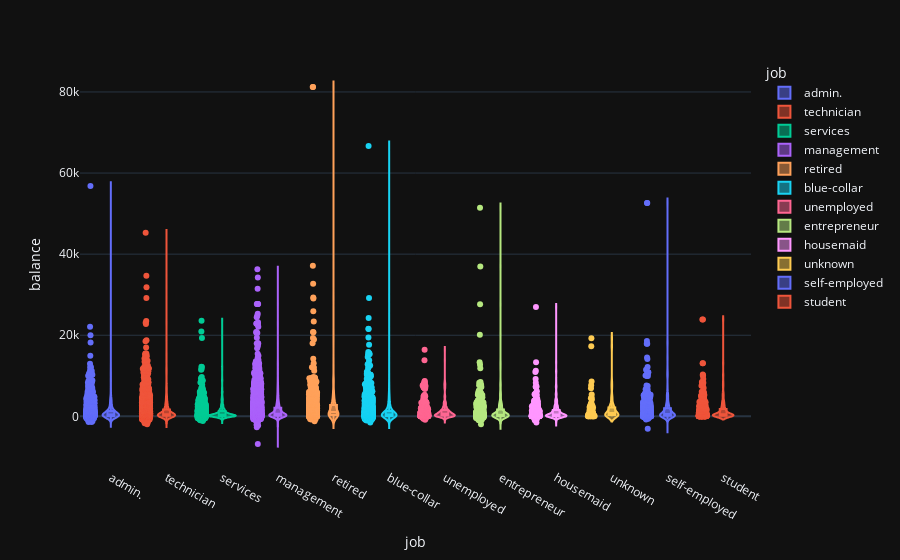

Here is the notebook cell this chart was saved with:
### Code cell
fig = px.violin(df,
    x='job',
    y='balance',
    color='job',
    box=True,
    points='all',
    template='plotly_dark'
)
fig.show()

### Figure 1 — Plotly figure (JSON) as saved in the notebook; plotly's stock layout.template omitted (floating-point values rounded to 4 significant figures; data arrays with more than 128 entries replaced by an {"elided": "..."} marker saying what was removed)
{"data": [{"alignmentgroup": "True", "box": {"visible": true}, "hovertemplate": "job=%{x}<br>balance=%{y}<extra></extra>", "legendgroup": "admin.", "marker": {"color": "#636efa"}, "name": "admin.", "offsetgroup": "admin.", "orientation": "v", "points": "all", "scalegroup": "True", "showlegend": true, "type": "violin", "x": {"elided": "1334 str values"}, "x0": " ", "xaxis": "x", "y": {"elided": "1334 int values"}, "y0": " ", "yaxis": "y"}, {"alignmentgroup": "True", "box": {"visible": true}, "hovertemplate": "job=%{x}<br>balance=%{y}<extra></extra>", "legendgroup": "technician", "marker": {"color": "#EF553B"}, "name": "technician", "offsetgroup": "technician", "orientation": "v", "points": "all", "scalegroup": "True", "showlegend": true, "type": "violin", "x": {"elided": "1823 str values"}, "x0": " ", "xaxis": "x", "y": {"elided": "1823 int values"}, "y0": " ", "yaxis": "y"}, {"alignmentgroup": "True", "box": {"visible": true}, "hovertemplate": "job=%{x}<br>balance=%{y}<extra></extra>", "legendgroup": "services", "marker": {"color": "#00cc96"}, "name": "services", "offsetgroup": "services", "orientation": "v", "points": "all", "scalegroup": "True", "showlegend": true, "type": "violin", "x": {"elided": "923 str values"}, "x0": " ", "xaxis": "x", "y": {"elided": "923 int values"}, "y0": " ", "yaxis": "y"}, {"alignmentgroup": "True", "box": {"visible": true}, "hovertemplate": "job=%{x}<br>balance=%{y}<extra></extra>", "legendgroup": "management", "marker": {"color": "#ab63fa"}, "name": "management", "offsetgroup": "management", "orientation": "v", "points": "all", "scalegroup": "True", "showlegend": true, "type": "violin", "x": {"elided": "2566 str values"}, "x0": " ", "xaxis": "x", "y": {"elided": "2566 int values"}, "y0": " ", "yaxis": "y"}, {"alignmentgroup": "True", "box": {"visible": true}, "hovertemplate": "job=%{x}<br>balance=%{y}<extra></extra>", "legendgroup": "retired", "marker": {"color": "#FFA15A"}, "name": "retired", "offsetgroup": "retired", "orientation": "v", "points": "all", "scalegroup": "True", "showlegend": true, "type": "violin", "x": {"elided": "778 str values"}, "x0": " ", "xaxis": "x", "y": {"elided": "778 int values"}, "y0": " ", "yaxis": "y"}, {"alignmentgroup": "True", "box": {"visible": true}, "hovertemplate": "job=%{x}<br>balance=%{y}<extra></extra>", "legendgroup": "blue-collar", "marker": {"color": "#19d3f3"}, "name": "blue-collar", "offsetgroup": "blue-collar", "orientation": "v", "points": "all", "scalegroup": "True", "showlegend": true, "type": "violin", "x": {"elided": "1944 str values"}, "x0": " ", "xaxis": "x", "y": {"elided": "1944 int values"}, "y0": " ", "yaxis": "y"}, {"alignmentgroup": "True", "box": {"visible": true}, "hovertemplate": "job=%{x}<br>balance=%{y}<extra></extra>", "legendgroup": "unemployed", "marker": {"color": "#FF6692"}, "name": "unemployed", "offsetgroup": "unemployed", "orientation": "v", "points": "all", "scalegroup": "True", "showlegend": true, "type": "violin", "x": {"elided": "357 str values"}, "x0": " ", "xaxis": "x", "y": {"elided": "357 int values"}, "y0": " ", "yaxis": "y"}, {"alignmentgroup": "True", "box": {"visible": true}, "hovertemplate": "job=%{x}<br>balance=%{y}<extra></extra>", "legendgroup": "entrepreneur", "marker": {"color": "#B6E880"}, "name": "entrepreneur", "offsetgroup": "entrepreneur", "orientation": "v", "points": "all", "scalegroup": "True", "showlegend": true, "type": "violin", "x": {"elided": "328 str values"}, "x0": " ", "xaxis": "x", "y": {"elided": "328 int values"}, "y0": " ", "yaxis": "y"}, {"alignmentgroup": "True", "box": {"visible": true}, "hovertemplate": "job=%{x}<br>balance=%{y}<extra></extra>", "legendgroup": "housemaid", "marker": {"color": "#FF97FF"}, "name": "housemaid", "offsetgroup": "housemaid", "orientation": "v", "points": "all", "scalegroup": "True", "showlegend": true, "type": "violin", "x": {"elided": "274 str values"}, "x0": " ", "xaxis": "x", "y": {"elided": "274 int values"}, "y0": " ", "yaxis": "y"}, {"alignmentgroup": "True", "box": {"visible": true}, "hovertemplate": "job=%{x}<br>balance=%{y}<extra></extra>", "legendgroup": "unknown", "marker": {"color": "#FECB52"}, "name": "unknown", "offsetgroup": "unknown", "orientation": "v", "points": "all", "scalegroup": "True", "showlegend": true, "type": "violin", "x": ["unknown", "unknown", "unknown", "unknown", "unknown", "unknown", "unknown", "unknown", "unknown", "unknown", "unknown", "unknown", "unknown", "unknown", "unknown", "unknown", "unknown", "unknown", "unknown", "unknown", "unknown", "unknown", "unknown", "unknown", "unknown", "unknown", "unknown", "unknown", "unknown", "unknown", "unknown", "unknown", "unknown", "unknown", "unknown", "unknown", "unknown", "unknown", "unknown", "unknown", "unknown", "unknown", "unknown", "unknown", "unknown", "unknown", "unknown", "unknown", "unknown", "unknown", "unknown", "unknown", "unknown", "unknown", "unknown", "unknown", "unknown", "unknown", "unknown", "unknown", "unknown", "unknown", "unknown", "unknown", "unknown", "unknown", "unknown", "unknown", "unknown", "unknown"], "x0": " ", "xaxis": "x", "y": [341, 5361, 17297, 111, 859, 4465, 0, 68, 341, 0, 942, 677, 4717, 0, 895, 942, 732, 2206, 942, 2206, 326, 397, 2206, 558, 2206, 1819, 326, 1187, 406, 1547, 335, 0, 2235, 19268, 7687, 549, 1157, 1517, 1880, 634, 222, 779, 923, 1541, 194, 2443, 61, 356, 2834, 3, 2113, 3247, 1567, 27, 3, 44, 558, 2911, 526, 0, 8564, 0, 4150, 6929, 3237, 179, 0, 397, 390, 2642], "y0": " ", "yaxis": "y"}, {"alignmentgroup": "True", "box": {"visible": true}, "hovertemplate": "job=%{x}<br>balance=%{y}<extra></extra>", "legendgroup": "self-employed", "marker": {"color": "#636efa"}, "name": "self-employed", "offsetgroup": "self-employed", "orientation": "v", "points": "all", "scalegroup": "True", "showlegend": true, "type": "violin", "x": {"elided": "405 str values"}, "x0": " ", "xaxis": "x", "y": {"elided": "405 int values"}, "y0": " ", "yaxis": "y"}, {"alignmentgroup": "True", "box": {"visible": true}, "hovertemplate": "job=%{x}<br>balance=%{y}<extra></extra>", "legendgroup": "student", "marker": {"color": "#EF553B"}, "name": "student", "offsetgroup": "student", "orientation": "v", "points": "all", "scalegroup": "True", "showlegend": true, "type": "violin", "x": {"elided": "360 str values"}, "x0": " ", "xaxis": "x", "y": {"elided": "360 int values"}, "y0": " ", "yaxis": "y"}], "layout": {"legend": {"title": {"text": "job"}, "tracegroupgap": 0}, "margin": {"t": 60}, "violinmode": "overlay", "xaxis": {"anchor": "y", "categoryarray": ["admin.", "technician", "services", "management", "retired", "blue-collar", "unemployed", "entrepreneur", "housemaid", "unknown", "self-employed", "student"], "categoryorder": "array", "domain": [0, 1], "title": {"text": "job"}}, "yaxis": {"anchor": "x", "domain": [0, 1], "title": {"text": "balance"}}}}
